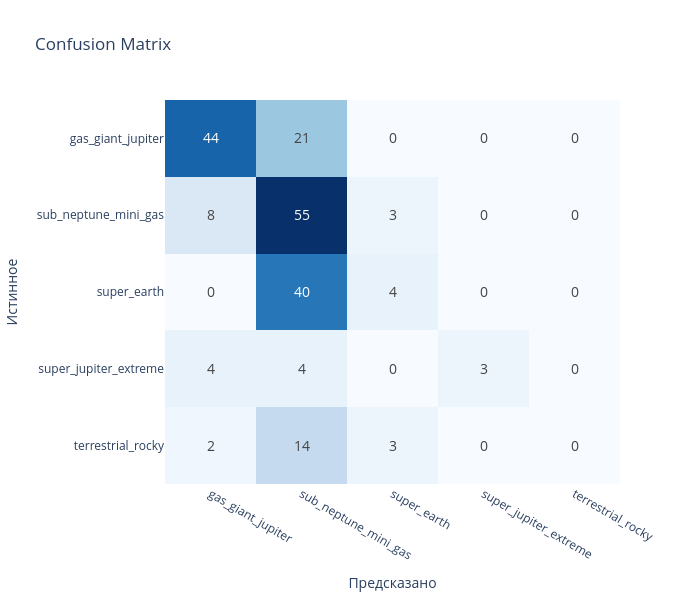

Write notebook code for a chart like this one.
### Markdown cell above
### Confusion Matrix

### Code cell
cm = confusion_matrix(y_true, y_pred)
fig = go.Figure(go.Heatmap(
    z=cm, x=list(le.classes_), y=list(le.classes_),
    colorscale='Blues', showscale=False,
    text=cm, texttemplate='%{text}', textfont=dict(size=14)
))
fig.update_layout(
    title='Confusion Matrix',
    xaxis_title='Предсказано', yaxis_title='Истинное',
    yaxis=dict(autorange='reversed'),
    template=PLOT_TEMPLATE, width=700, height=600
)
fig.show()

### Figure 1 — Plotly figure (JSON) as saved in the notebook; plotly's stock layout.template omitted (floating-point values rounded to 4 significant figures)
{"data": [{"colorscale": [[0, "rgb(247,251,255)"], [0.125, "rgb(222,235,247)"], [0.25, "rgb(198,219,239)"], [0.375, "rgb(158,202,225)"], [0.5, "rgb(107,174,214)"], [0.625, "rgb(66,146,198)"], [0.75, "rgb(33,113,181)"], [0.875, "rgb(8,81,156)"], [1, "rgb(8,48,107)"]], "showscale": false, "text": [[44, 21, 0, 0, 0], [8, 55, 3, 0, 0], [0, 40, 4, 0, 0], [4, 4, 0, 3, 0], [2, 14, 3, 0, 0]], "textfont": {"size": 14}, "texttemplate": "%{text}", "type": "heatmap", "x": ["gas_giant_jupiter", "sub_neptune_mini_gas", "super_earth", "super_jupiter_extreme", "terrestrial_rocky"], "y": ["gas_giant_jupiter", "sub_neptune_mini_gas", "super_earth", "super_jupiter_extreme", "terrestrial_rocky"], "z": [[44, 21, 0, 0, 0], [8, 55, 3, 0, 0], [0, 40, 4, 0, 0], [4, 4, 0, 3, 0], [2, 14, 3, 0, 0]]}], "layout": {"height": 600, "title": {"text": "Confusion Matrix"}, "width": 700, "xaxis": {"title": {"text": "Предсказано"}}, "yaxis": {"autorange": "reversed", "title": {"text": "Истинное"}}}}
